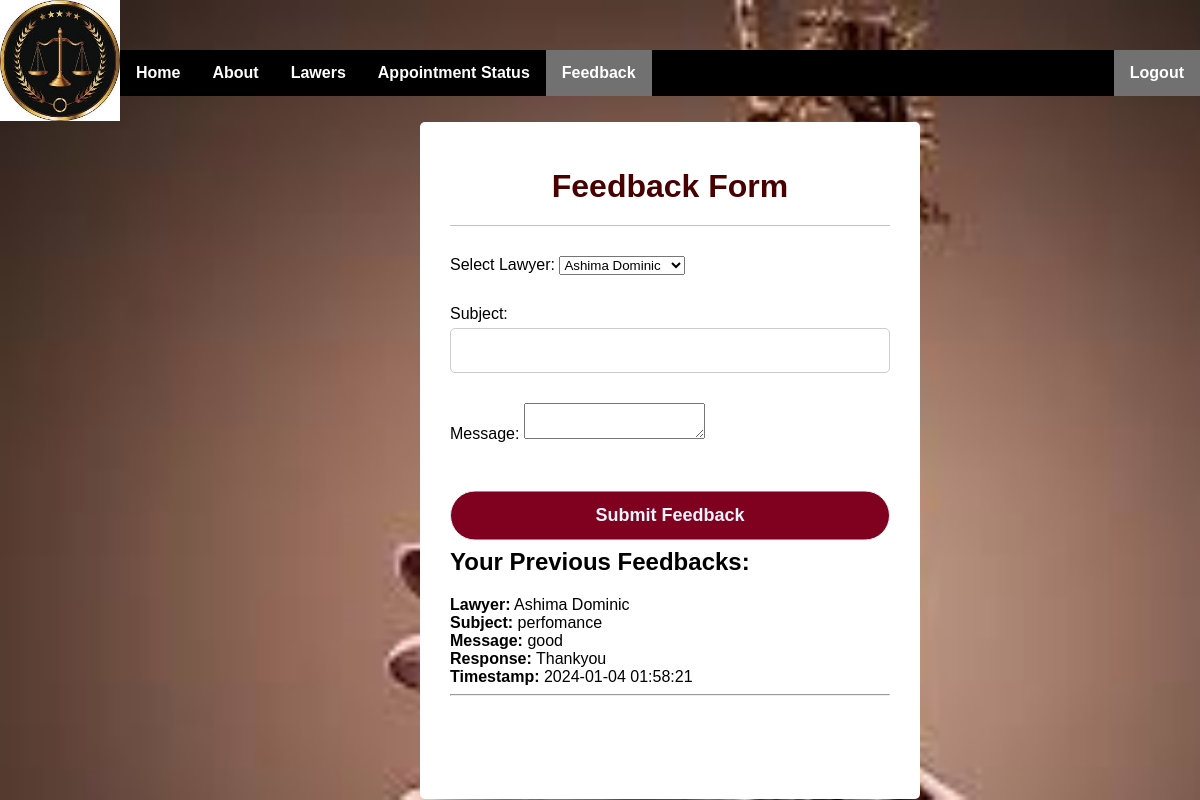
/cfeedback.php (signed in), run on the app's committed database.
### tables this page shows
CREATE TABLE `feedbacks` (
  `id` int(11) NOT NULL,
  `client_id` int(11) NOT NULL,
  `lawyer_id` int(11) NOT NULL,
  `subject` varchar(255) NOT NULL,
  `message` text NOT NULL,
  `response` text DEFAULT NULL,
  `timestamp` timestamp NOT NULL DEFAULT current_timestamp()
);

CREATE TABLE `lawers` (
  `id` int(11) NOT NULL,
  `first_name` varchar(255) NOT NULL,
  `last_name` varchar(255) NOT NULL,
  `email` varchar(255) NOT NULL,
  `phone_number` varchar(20) NOT NULL,
  `bar_number` varchar(50) NOT NULL,
  `password` varchar(50) NOT NULL,
  `specialization` varchar(255) DEFAULT NULL,
  `education` varchar(255) DEFAULT NULL,
  `experience` varchar(255) DEFAULT NULL,
  `Practicing_at` varchar(33) DEFAULT NULL,
  `consultation_time` varchar(255) DEFAULT NULL,
  `location` varchar(255) DEFAULT NULL,
  `bio` text DEFAULT NULL,
  `profile_picture` varchar(255) DEFAULT NULL,
  `status` varchar(50) NOT NULL DEFAULT 'Deactivate'
);

### cfeedback.php (the view, shortened to what this page needs)
<?php
include 'db.php';
$lawyersQuery = "SELECT `id`, `first_name`, `last_name` FROM `lawers`";
$lawyersResult = $con->query($lawyersQuery);
$lawyers = $lawyersResult->fetch_all(MYSQLI_ASSOC);
$clientEmail = isset($_SESSION['email']) ? $_SESSION['email'] : '';
$clientIdQuery = "SELECT `id` FROM `clint` WHERE `email`='$clientEmail'";
$clientIdResult = $con->query($clientIdQuery);
$clientIdRow = $clientIdResult->fetch_assoc();
$clientId = $clientIdRow['id'];
$previousFeedbacksQuery = "SELECT l.`first_name`, l.`last_name`, f.* FROM `feedbacks` f
                           INNER JOIN `lawers` l ON f.`lawyer_id` = l.`id`
                           WHERE f.`client_id`='$clientId'";
$previousFeedbacksResult = $con->query($previousFeedbacksQuery);
$previousFeedbacks = $previousFeedbacksResult->fetch_all(MYSQLI_ASSOC);
?>
<!DOCTYPE html>
<html lang="en">
<head>
    <link rel="stylesheet" href="style.css">
    <link rel="stylesheet" href="main.css">
</head>
<body>
    <header>
        <img src="logo.jpg" width="10%" height="20%">
        <ul class="nav">
            <li><a href="chomes.php">Home</a></li>
            <li><a href="cabout.php">About</a></li>
            <li><a href="clawer.php">Lawers</a></li>
            <li><a href="c_a_status.php">Appointment Status</a></li>
            <li><a href="cfeedback.php" class="active">Feedback</a></li>
            <li style="float:right"><a href="logout.php" class="active">Logout</a></li>
        </ul>
    </header>
    <div class="container">
        <h1>Feedback Form</h1>
        <form action="#" method="POST">
            <div class="input-box">
                <label for="lawyer_id">Select Lawyer:</label>
                <select name="lawyer_id" required>
                    <?php
                        foreach ($lawyers as $lawyer) {
                            echo "<option value='{$lawyer['id']}'>{$lawyer['first_name']} {$lawyer['last_name']}</option>";
                        }
                    ?>
                </select>
            </div>
            <div class="input-box">
                <label for="subject">Subject:</label>
                <input type="text" name="subject" required>
            </div>
            <div class="input-box">
                <label for="message">Message:</label>
                <textarea name="message" required></textarea>
            </div>
            <input type="submit" value="Submit Feedback" name="submit">
        </form>
        <h2>Your Previous Feedbacks:</h2>
        <?php
            if (empty($previousFeedbacks)) {
                echo "<p>No previous feedbacks available.</p>";
            } else {
                foreach ($previousFeedbacks as $feedback) {
                    echo "<div>";
                    echo "<strong>Lawyer:</strong> {$feedback['first_name']} {$feedback['last_name']}<br>";
                    echo "<strong>Subject:</strong> {$feedback['subject']}<br>";
                    echo "<strong>Message:</strong> {$feedback['message']}<br>";
                    echo "<strong>Response:</strong> {$feedback['response']}<br>";
                    echo "<strong>Timestamp:</strong> {$feedback['timestamp']}<br>";
                    echo "</div><hr>";
                }
            }
        ?>
    </div>
</body>
</html>

### style.css (style rules this page uses)
body { margin: 0; background: url("8.jpg"); overflow: hidden; background-size: cover; font-family: Arial, sans-serif; }
h1 { text-align: center; padding: 0 0 20px; border-bottom: 1px solid silver; color: #480000; }
.input-box { position: relative; margin: 30px 0; }
.input-box input { height: 45px; width: 100%; border-radius: 5px; border: 1px solid #ccc; outline: none; padding: 0 10px; font-size: 16px; }
input { padding: 10px; width: 100%; box-sizing: border-box; border: 1px solid #ccc; border-radius: 5px; margin-top: 5px; font-size: 16px; }
input[type="submit"] { width: 100%; height: 50px; transform: translateY(25%); border: 1px solid; background: #800020; border-radius: 25px; font-size: 18px; color: #e9f4fb; font-weight: 700; cursor: pointer; outline: none; }
.container { margin: 1px; max-width: 500px; width: 100%; height: 677px; background: #fff; padding: 25px 30px; border-radius: 5px; margin-left: 35%; }

### main.css (style rules this page uses)
.nav { margin-top:50; }
ul { list-style-type: none; margin: 0; padding: 0; overflow: hidden; background-color:black; width:90%; float: right; }
li { float: left; position: sticky; position: -webkit-sticky; display: inline; }
li a { display:block; color: white; text-align: center; padding: 14px 16px; text-decoration: none; font-weight:900; }
.active { background-color: #86de47; float:right; }
* { box-sizing: border-box }
body { font-family: Verdana, sans-serif; margin:0; background: url("8.jpg"); background-repeat: no-repeat; background-size: cover; }
img { vertical-align: middle; }
.active, .dot:hover { background-color: #717171; }

### cfeedback.php (style rules this page uses)
.nav { margin-top: 50px; }
body { overflow: scroll }

### data on the page
feedbacks: lawyer.first_name "Ashima", lawyer.last_name "Dominic", subject "perfomance", message "good", response "Thankyou", timestamp "2024-01-04 01:58:21"

### other printed values
form field lawyer_id "Ashima Dominic"
